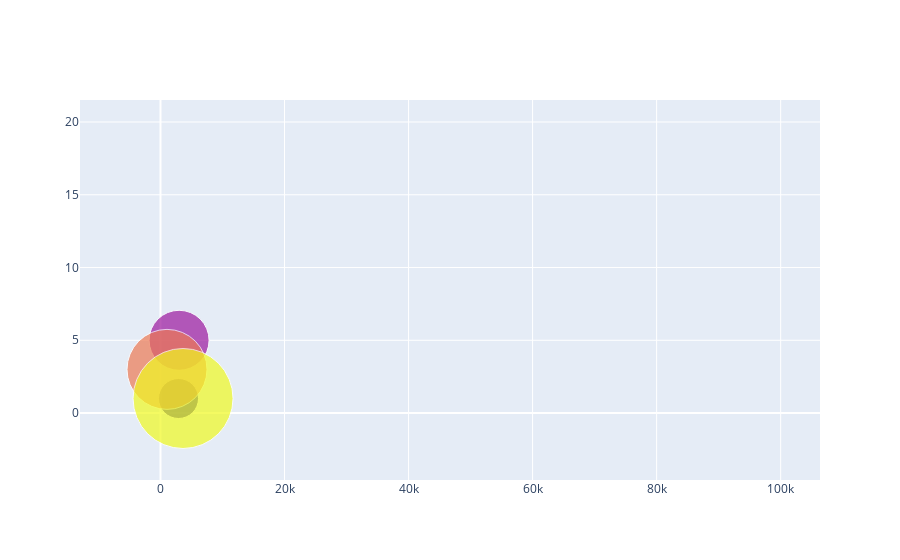

The cell this chart's notebook holds for it:
### Code cell
import numpy as np 
import plotly 
import plotly.graph_objects as go 
import plotly.offline as pyo 
from plotly.offline import init_notebook_mode 
  
init_notebook_mode(connected=True) 
  
# generating 150 random integers 
# from 1 to 50 
x = list(df['Price'])
  

y = list(df['Shipping'])
  
# plotting scatter plot 
fig = go.Figure(data=go.Scatter(x=x, y=y, mode='markers', marker=dict(size=[40, 60, 80, 100],
                color=[0, 1, 2, 3])
    ) )
  
fig.show()

### Figure 1 — Plotly figure (JSON) as saved in the notebook; plotly's stock layout.template omitted (floating-point values rounded to 4 significant figures; data arrays with more than 128 entries replaced by an {"elided": "..."} marker saying what was removed)
{"data": [{"marker": {"color": [0, 1, 2, 3], "size": [40, 60, 80, 100]}, "mode": "markers", "type": "scatter", "x": {"elided": "1299 int values"}, "y": {"elided": "1299 int values"}}], "layout": {}}
